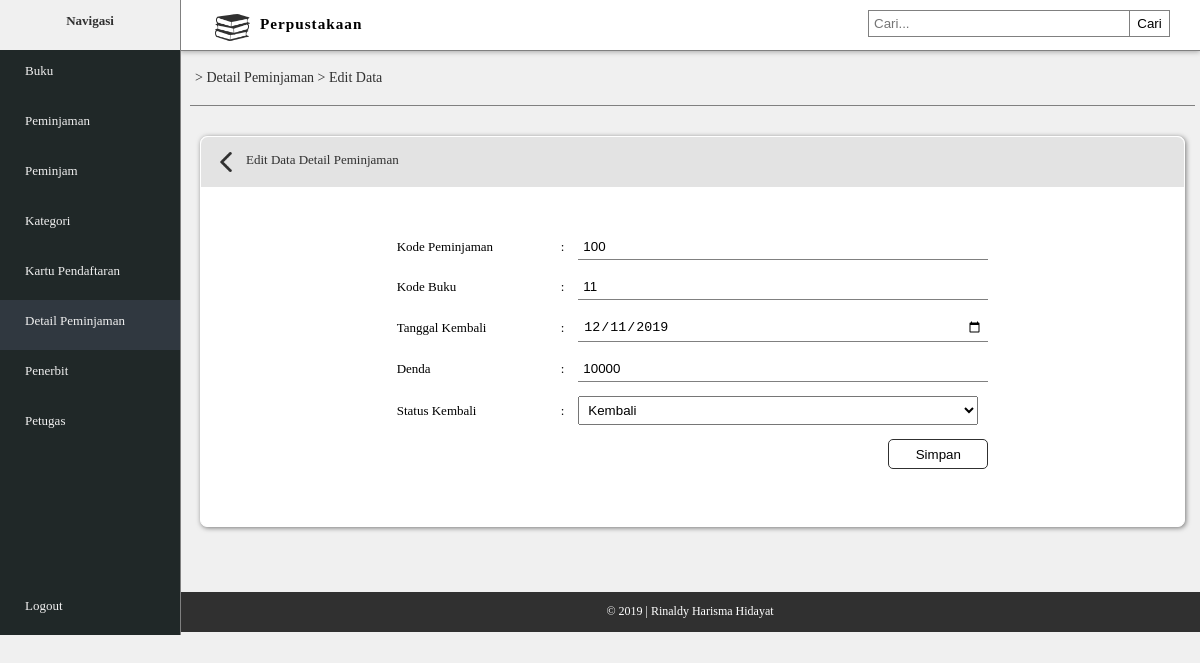
Page /edit_detail_pinjam.php?edit=100 on the committed database.
### tables this page shows
CREATE TABLE IF NOT EXISTS `detail_pinjam` (
  `peminjaman_kode` varchar(10) NOT NULL,
  `buku_kode` varchar(10) NOT NULL,
  `detail_tgl_kembali` date NOT NULL,
  `detail_denda` double NOT NULL,
  `detail_status_kembali` varchar(20) NOT NULL
);

### edit_detail_pinjam.php (the view, shortened to what this page needs)
<?php
	$id = $_GET['edit'];
	$query = mysql_query("SELECT * from detail_pinjam where peminjaman_kode = '$id'");
	$row = mysql_fetch_array($query);
?>
<!DOCTYPE html>
<html>
	<head>
		<link rel="stylesheet" type="text/css" href="style_rm.css">
	</head>
	<body>
		<div class="navigasi">
			<div class="nav">
				<b><p>Navigasi</p></b>
			</div>
			<div class="menu">
				<div class="menu-isi">
					<a href="index.php"><p>Buku</p></a>
					<a href="peminjaman.php"><p>Peminjaman</p></a>
					<a href="peminjam.php"><p>Peminjam</p></a>
					<a href="kategori.php"><p>Kategori</p></a>
					<a href="kartu_pendaftar.php"><p>Kartu Pendaftaran</p></a>
					<a href="detail_peminjaman.php" style="background-color: #303840"><p>Detail Peminjaman</p></a>
					<a href="penerbit.php"><p>Penerbit</p></a>
					<a href="petugas.php"><p>Petugas</p></a>
					<div class="logout">
						<a href="logout.php"><p>Logout</p></a>
					</div>
				</div>
			</div>
		</div>
		<div id="container-utama">
			<div class="head">
				<img src="img/buku.png">
				<h3>Perpustakaan</h3>
				<div class="cari">
					<div class="kolom">
						<input type="text" placeholder="Cari..." name="cari">
						<button type="submit">Cari</button>
					</div>
				</div>
			</div>
			<div class="content">
				<div class="alamat-link">
					<a href="detail_peminjaman.php"><p>> Detail Peminjaman </a>> Edit Data</p></a>
				</div>
				<div class="tabel">
					<div class="judul-tab">
						<a href="detail_peminjaman.php"><img src="img/left-arrow.png"></a>
						<p>Edit Data Detail Peminjaman</p>
					</div>
					<div class="form">
						<div class="isi-form">
							<form method="POST" action="proses_edit_detail_pinjam.php">
								<table border="0" cellspacing="0" cellpadding="7" align="center">
									<tr>
										<td width="150px">Kode Peminjaman</td>
										<td>:</td>
										<td><input type="text" name="kd_pinjam" value="<?php echo $row['peminjaman_kode'];?>" placeholder="Kode Peminjaman" required/></td>
									</tr>
									<tr>
										<td>Kode Buku</td>
										<td>:</td>
										<td><input type="text" name="kd_buku" value="<?php echo $row['buku_kode'];?>" placeholder="Kode Buku" required/></td>
									</tr>
									<tr>
										<td>Tanggal Kembali</td>
										<td>:</td>
										<td><input type="date" name="tgl_kembali" value="<?php echo $row['detail_tgl_kembali'];?>" required/></td>
									</tr>
									<tr>
										<td>Denda</td>
										<td>:</td>
										<td><input type="number" name="denda" value="<?php echo $row['detail_denda'];?>" placeholder="Denda" required/></td>
									</tr>
									<tr>
										<td>Status Kembali</td>
										<td>:</td>
										<td><select name="pilih">
											<option <?php if ($row['detail_status_kembali'] == "Kembali") { ?>selected <?php } ?> value="Kembali">Kembali</option>
										</select></td>
									</tr>
									<tr>
										<td colspan="3" align="right"><a href="#"><input type="submit" name="simpan" value="Simpan"></a></td>
									</tr>
								</table>
							</form>
						</div>
					</div>
				</div>
				<div class="footer">
					<div class="foot">
						<p>&copy; 2019 | Rinaldy Harisma Hidayat</p>
					</div>
				</div>
			</div>
		</div>
	</body>
</html>

### style_rm.css (style rules this page uses)
body { margin: 0; font-family: Malgun Gothic Regular; background-color: #f0f0f0; font-size: 13px; }
.navigasi { height: 635px; float: left; width: 15%; background-color: #202828; z-index: 1000; position: relative; left: 0; position: fixed; border-right: 1px solid #808080; }
.nav { background-color: #f0f0f0; height: 50px; float: left; width: 100%; }
.nav p { color: #303030; text-align: center; }
.menu { margin-left: 0px; }
.menu-isi p { margin-left: 25px; }
.menu-isi a { color: #f0f0f0; text-decoration: none; float: left; width: 100%; height: 50px; transition: 0.2s; margin-left: 0px; margin-right: 0px; }
.head { float: left; width: 85%; border-bottom: 1px solid #808080; height: 50px; background-color: white; top: 0; position: fixed; z-index: 999; margin-left: 15%; box-shadow: 0px 1px 5px 0px rgba(0,0,0,0.3); }
.head img { width: 35px; float: left; padding: 10px; margin-left: 25px; }
.head h3 { margin-top: 15px; letter-spacing: 1px; float: left; }
.cari { float: right; margin: 10px; }
.kolom input[type="text"] { padding: 5px; border: 1px solid #808080; width: 250px; float: left; }
.kolom button { float: right; padding: 5px; width: 40px; cursor: pointer; margin-right: 20px; border: 1px solid #808080; background: none; transition: 0.3s; border-left: none; }
.logout a { margin-top: 135px; }
.content { float: left; margin-top: 51px; width: 85%; height: wrap-content; margin-left: 15%; }
.alamat-link { padding: 5px; margin-left: 10px; margin-right: 5px; border-bottom: 1px solid #808080; font-size: 14px; color: #303030; }
.alamat-link a { text-decoration: none; color: #303030; }
.tabel { background-color: white; margin-left: 20px; margin-right: 15px; margin-top: 30px; margin-bottom: 30px; border-radius: 7px; box-shadow: 1px 1px 5px 0px rgba(0,0,0,0.5); font-size: 13px; border: 1px solid white; }
.judul-tab { background-color: #e3e3e3; height: 40px; margin-top: 0px; border-top-left-radius: 7px; border-top-right-radius: 7px; padding: 5px; color: #303030; }
.judul-tab p { margin: 10px; }
.judul-tab img { width: 20px; float: left; margin: 10px; }
table { margin-top: 40px; margin-bottom: 50px; }
.isi-form input { padding: 5px; width: 400px; border: none; border-bottom: 1px solid #808080; }
.isi-form input[type="submit"] { width: 100px; height: 30px; background: none; border: 1px solid #303030; border-radius: 5px; transition: 0.3s; cursor: pointer; }
.isi-form select { width: 400px; padding: 5px; }
.footer { height: 40px; background-color: #303030; float: left; width: 100%; margin-top: 35px; }
.foot p { text-align: center; color: white; font-size: 12px; }

### rows in the picture
detail_pinjam: kd_pinjam "100", kd_buku "11", tgl_kembali "12/11/2019", denda "10000", pilih "Kembali"
